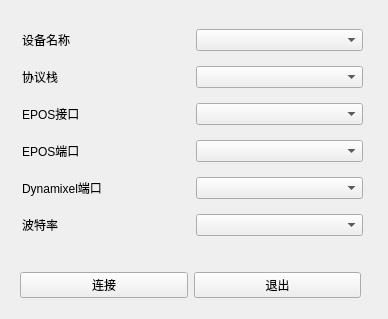
<?xml version="1.0" encoding="UTF-8"?>
<ui version="4.0">
 <class>Form</class>
 <widget class="QWidget" name="Form">
  <property name="geometry">
   <rect>
    <x>0</x>
    <y>0</y>
    <width>388</width>
    <height>319</height>
   </rect>
  </property>
  <property name="windowTitle">
   <string>Form</string>
  </property>
  <widget class="QWidget" name="">
   <property name="geometry">
    <rect>
     <x>22</x>
     <y>20</y>
     <width>341</width>
     <height>231</height>
    </rect>
   </property>
   <layout class="QGridLayout" name="gridLayout">
    <item row="0" column="0">
     <widget class="QLabel" name="label">
      <property name="text">
       <string>设备名称</string>
      </property>
     </widget>
    </item>
    <item row="0" column="1">
     <widget class="QComboBox" name="comboBox"/>
    </item>
    <item row="1" column="0">
     <widget class="QLabel" name="label_2">
      <property name="text">
       <string>协议栈</string>
      </property>
     </widget>
    </item>
    <item row="1" column="1">
     <widget class="QComboBox" name="comboBox_2"/>
    </item>
    <item row="2" column="0">
     <widget class="QLabel" name="label_3">
      <property name="text">
       <string>EPOS接口</string>
      </property>
     </widget>
    </item>
    <item row="2" column="1">
     <widget class="QComboBox" name="comboBox_3"/>
    </item>
    <item row="3" column="0">
     <widget class="QLabel" name="label_4">
      <property name="text">
       <string>EPOS端口</string>
      </property>
     </widget>
    </item>
    <item row="3" column="1">
     <widget class="QComboBox" name="comboBox_4"/>
    </item>
    <item row="4" column="0">
     <widget class="QLabel" name="label_5">
      <property name="text">
       <string>Dynamixel端口</string>
      </property>
     </widget>
    </item>
    <item row="4" column="1">
     <widget class="QComboBox" name="comboBox_5"/>
    </item>
    <item row="5" column="0">
     <widget class="QLabel" name="label_6">
      <property name="text">
       <string>波特率</string>
      </property>
     </widget>
    </item>
    <item row="5" column="1">
     <widget class="QComboBox" name="comboBox_6"/>
    </item>
   </layout>
  </widget>
  <widget class="QWidget" name="">
   <property name="geometry">
    <rect>
     <x>20</x>
     <y>270</y>
     <width>341</width>
     <height>31</height>
    </rect>
   </property>
   <layout class="QHBoxLayout" name="horizontalLayout">
    <item>
     <widget class="QPushButton" name="btnConnect">
      <property name="text">
       <string>连接</string>
      </property>
     </widget>
    </item>
    <item>
     <widget class="QPushButton" name="btnExit">
      <property name="text">
       <string>退出</string>
      </property>
     </widget>
    </item>
   </layout>
  </widget>
 </widget>
 <resources/>
 <connections>
  <connection>
   <sender>btnExit</sender>
   <signal>clicked()</signal>
   <receiver>Form</receiver>
   <slot>close()</slot>
   <hints>
    <hint type="sourcelabel">
     <x>276</x>
     <y>285</y>
    </hint>
    <hint type="destinationlabel">
     <x>193</x>
     <y>159</y>
    </hint>
   </hints>
  </connection>
  <connection>
   <sender>btnConnect</sender>
   <signal>clicked()</signal>
   <receiver>Form</receiver>
   <slot>close()</slot>
   <hints>
    <hint type="sourcelabel">
     <x>104</x>
     <y>285</y>
    </hint>
    <hint type="destinationlabel">
     <x>193</x>
     <y>159</y>
    </hint>
   </hints>
  </connection>
 </connections>
</ui>
